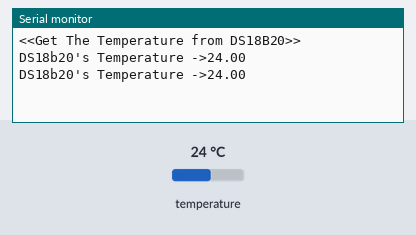
Recording of a sketch running on a simulated Arduino Uno, built with avr-gcc and run on an emulated ATmega328P. Shown: the last lines printed to the serial monitor. Wiring (inferred from the names in the program): DS18B20 sensor: data pin 7. The test bench sets the inputs (shaded band); at power-on: temperature 24 °C.

Above: at 5.8 s.
5.9 s: temperature set to 12 °C
At 10.8 s:
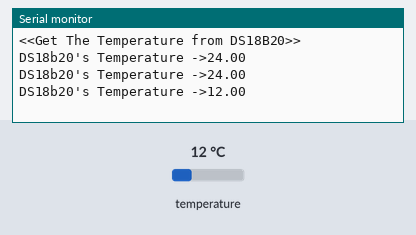
11.9 s: temperature set to 19 °C
At 16.3 s:
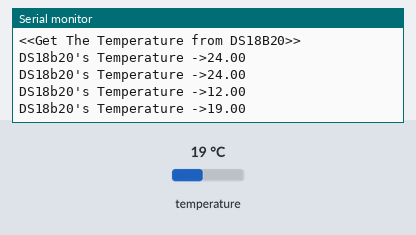
Timing chart, 0 to 17.8 s (numbered marks = the images above; inputs shaded):
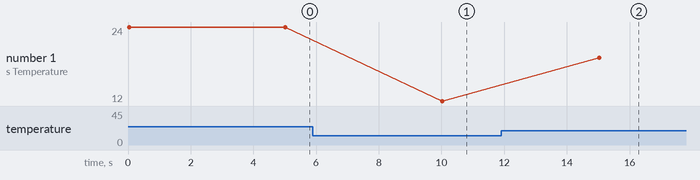

Measured:
- after the input at 5.9 s, the serial monitor: prints a new line after 4.1 s (image 1)
- after the input at 11.9 s, the serial monitor: prints a new line after 3.1 s (image 2)
- plotted number 1: 24 → 12 after the input at 5.9 s, 12 → 19 after the input at 11.9 s

The sketch:

my_ds18b20_pro_05_01_CRC.ino
```cpp
/**********************************************************************
 - 適用狀況：只能用於1台arduino連接1個DS18B20之狀態
 - 功能描述：可重置DS18B20及讀寫命令及取得溫度值
 - 詳細內容：不引用他人函數庫的情況下，讓Arduino與DS18B20於1對1的連接下，
 			能做資料讀寫之功能，順利取得溫度值並回饋訊息至串列埠螢幕中
 - 版本新增：讀取中間暫存器之資料
 - 主機版本：Arduino UNO R3
 *********************************************************************/
const uint8_t  g_dq_pin =7;             //Arduino數位腳位2接到DS18B20，DQ為Data input/output的縮寫
uint8_t scratchpad[9];
//ROM命令
#define Skip_ROM 			0xcc	//用於1對1時，省略每次作ROM序號確認程序

//RAM命令
#define Convert_T			0x44	//啟動溫度轉換
#define Read_Scratchpad		0xbe	//讀取暫存器值，有9個字元


void setup() {
	Serial.begin(9600);
	Serial.println("<<Get The Temperature from DS18B20>>");
}

void loop() {
	Serial.print("DS18b20's Temperature ->");
	Serial.println(getTempC());

	delay(5000);
}
uint8_t CheckSratchpadCRC()
{
	uint8_t chip_CRC=scratchpad[8];
	uint8_t check_CRC =0;
	for(int i = 0; i < 8; ++i)
	{
		check_CRC=ReCalculateCRC(check_CRC,scratchpad[i]);
	}


	//給務訊息回饋
	if(check_CRC==chip_CRC)
	{
		return 1;
	}
	else {
		Serial.println("ERROR:Read Data error");
		Serial.print("DS18B20_CRC -> 0x");
		Serial.println(scratchpad[8] , HEX);
		Serial.print("DataReCalculate_CRC -> 0x");
		Serial.println(check_CRC , HEX);
		return 0;
	}

	//if else簡化寫法
	// return ((check_CRC==chip_CRC) ? 1 : 0);

}

//此函式為Dallas使用CRC8=X8+X5+X4+1的檢測法
//CRC-Cyclic Redundancy Check

uint8_t ReCalculateCRC(uint8_t old_CRC,uint8_t input_byte) {
	uint8_t target_bit, rightmost_bit, polynomial_bit;
	for(int i = 0; i < 8; ++i)
	{
		rightmost_bit = old_CRC & 0x01; //&的運算是A&0=0,A&1=A
		target_bit = (input_byte >> i) & 0x01;
		//	polynomial_bit = (target_bit ^ rightmost_bit) & 0x01; //需要再&0x01嗎？
		polynomial_bit = target_bit ^ rightmost_bit ;
		old_CRC = old_CRC>>1;

		//若polynomial_bit為0其XOR的運算不會改變原來CRC之值
		//故只處理polynomial_bit為1的情況
		if(polynomial_bit)
		{
			//CRC MAXIM =1+X4+X5-->10001100-->0x8c
			old_CRC=old_CRC^0x8c;
		}
	}
	return old_CRC;
}

//讀取量測資料，並作CRC檢驗，當OK時，就傳回true
uint8_t FoundDataWarehouse()
{
	while(!CommandReset());     //重啟成功，再進行動作

	SendCommand(Skip_ROM);		//主機下0xcc命令（1對1的省略ROM確認作業）
	SendCommand(Convert_T);		//0x44啟動溫度轉換
	//方法1：
	//由於位元精度差異，其轉換時間93.75/187.5/375/750ms等四種變化，
	//先以最大值作延時設定，可以保證時間的充足
	//delay(750);

	//方法2：讀忙控制：參考Datasheet當DS18B20於轉換溫度資料時
	//若主機對它作讀取slot的動作，它將會持續於低電位(0)
	//直到它轉換完畢後，就能得到1
	while(! ReadSlot());

	//再次重啟，因為要作通訊作業
	while(!CommandReset());       	  //重啟成功，再進行動作
	SendCommand(Skip_ROM);		      //主機下0xcc命令（1對1的省略ROM確認作業）
	SendCommand(Read_Scratchpad);	  //0xBE溫度暫存器中的訊息（共9個字元）
	ShelveData();			         //將暫存器資料放上資料架上，供其他程式使用
	//PrintScratchpad();			//列印現有暫存器之資料

	return CheckSratchpadCRC();		 //檢查數據資料是否正確，以作為此次量測成功與否

}

void ShelveData() {
	for(int i = 0; i < 9; ++i)
	{
		noInterrupts();
		scratchpad[i]=ReadByte();
		interrupts();
	}
}

float getTempC()
{
	if(FoundDataWarehouse())	//讀取量測資料並建立基礎數據倉庫成功
	{
		return Caculate_Temperature(); //計算溫度並傳回溫度值
	}
	else {
		Serial.println("DataRead.....");
		return 999.99;
	}

}

/**************************************************************************
 * [溫度值轉換程序]
 * 1、正負值判定：當MSB>7，就是負值（將負值指標值設置為true）
 * 2、若為負值就進行補數運算：反相（~）後，再加1
 * 3、結合MSB及LSB成一個十六位元，並算出其整數
 * 4、乘上單位比例值0.0625
 * 5、若為負數時，加負數符號
 * 6、將溫度值傳回
 ************************************************************************/
float Caculate_Temperature()
{
	//前兩個字元就是溫度的訊息
	uint8_t temp_LSB = scratchpad[0];	  //第一個讀到的是低位
	uint8_t temp_MSB = scratchpad[1];      //第二個讀到的是高位
	boolean  fp_minus = false;	  	    //温度正負標誌：預設為false，因為通常為零度以上
	if(temp_MSB > 0x7f)  //當temp_MSB>7代表此溫度為負數值時，測到的數值需要先反相再加 1
	{
		fp_minus = true;					//溫度正負指標，負數時fg_Minus=0
		temp_MSB = ~temp_MSB;			 	//將temp_MSB中的每一位元反相（0、1互換）
		temp_LSB = ~temp_LSB + 1;
		//將temp_LSB中的每一位元反相（0、1互換），要記得加一，才能正確的反應其值
	}
	//以十六位元空箱來結合MSB及LSB
	uint16_t raw_temp =
	    (((uint16_t)temp_MSB) << 8) |     	//將MSB先用空的十六位元左移8個位元，等於乘256
	    (((uint16_t)temp_LSB));

	float fp_temp = raw_temp * 0.0625;
	//將十六位元的整數值再乘於0.0625的單位值，既得溫度值

	if(fp_minus) {fp_temp = -fp_temp;}	//當fp_minus是1，代表是負數，將溫度加上負號
	return fp_temp;
}

uint8_t ReadByte()
{
	uint8_t byte_in=0;
	for(uint8_t i = 0; i < 8; i++)
	{
		//此時所測到的電位，就是此位元的資料
		noInterrupts();
		if(ReadSlot()) {
			//看看此時主機線的電位狀況若為高位，就是1
			bitSet(byte_in, i); 		  //將byte_in第i個位元值，設置為1
		}
		else {
			bitClear(byte_in, i); 		//將byte_in第i個位元值，設置為0
		}
		interrupts();
	}
	return (byte_in);
}

uint8_t ReadSlot() {
	//one wire的設定是3,10,53
	//主廠建議：6/9/55（含步驟是4/8/55）亦可
	//me:調整為2/10/48
	//所以位置於12~13時為佳！這個時間點，才能判別0或1
	//讀時隙（Read Time Slot）步驟01：確保與上一個讀時序有1us的間隔
	noInterrupts();
	delayMicroseconds(1);
	//讀時隙（Read Time Slot）步驟02：啟始信號--拉低電位
	pinMode(g_dq_pin, OUTPUT);	      //轉為輸出，可達到高電位
	digitalWrite(g_dq_pin, LOW);	  //將電位拉低告訴DS18B20，主機已準備好了
	//讀時隙（Read Time Slot）步驟03：保持低電位最少1us
	delayMicroseconds(2);
	//讀時隙（Read Time Slot）步驟04：釋放線路電位
	pinMode(g_dq_pin, INPUT);		  //轉為輸入狀態，同時釋放線路
	//讀時隙（Read Time Slot）步驟05：等待時間，
	delayMicroseconds(10);			  //加前面的延時，約於12~13us時取樣
	//讀時隙（Read Time Slot）步驟06：讀取slot的電位值
	uint8_t fp=digitalRead(g_dq_pin);
	//讀時隙（Read Time Slot）步驟07：延時動作至少要60us
	interrupts();
	delayMicroseconds(55);			 //加上延時過渡此段作業時間60us
	return fp;
}

void SendCommand(uint8_t instruction)
{
	for(uint8_t i = 0; i < 8; i++) {
		noInterrupts();
		WriteSolt(bitRead(instruction, i));
		interrupts();
	}
}

void WriteSolt(uint8_t order_bit)
{
	if(order_bit) {   	    //當值為1時的處理，
		noInterrupts();
		pinMode(g_dq_pin, OUTPUT);      //先將pin腳改為輸出狀態
		digitalWrite(g_dq_pin, LOW);    //將電位拉低，等於通知DS18B20要do something
		delayMicroseconds(10); 		    //至少要等待1us，但於15us前轉為高電位
		pinMode(g_dq_pin, INPUT);	    //將接收轉成INPUT狀態，轉為高電位
		interrupts();
		delayMicroseconds(60);		    //加前段的延時至少等待60us過此周期
	}
	else { 							   //當寫入值為'0'時，Tx拉低電位時段60~120us
		noInterrupts();
		pinMode(g_dq_pin, OUTPUT);	   //先轉為輸出狀態
		digitalWrite(g_dq_pin, LOW);   //將電位輸出低電位
		delayMicroseconds(65);         //靜靜的等待DS18B20來讀取資料
		pinMode(g_dq_pin, INPUT);      //釋放電位控制轉回輸入狀態
		interrupts();
		delayMicroseconds(5);		   //等待上拉電阻將電位復位為HIGH
	}
}

uint8_t CommandReset()
{
	TxReset();
	noInterrupts();
	uint8_t f=RxResult();
	interrupts();
	ThroughRx();
	//Serial.print("Reset==>");
	//Serial.println(f);
	return f;
}

void TxReset() {
	uint16_t time_keep_low = 480;
	noInterrupts();
	//Tx階段：Step 1.主機發送重置脈沖
	pinMode(g_dq_pin, OUTPUT);
	//Tx階段：Step 2.主機拉低電位
	digitalWrite(g_dq_pin, LOW);
	interrupts();
	//Tx階段：Step 3.主機持續於低電位
	delayMicroseconds(time_keep_low);
	//Tx階段：Step 4.主機釋放電位控制，轉為輸入狀態
	pinMode(g_dq_pin, INPUT);
}

uint8_t RxResult() {
	uint8_t time_wait_read=70;
	//Rx階段：Step 5.延時並讀取DS18B20回應電位值
	delayMicroseconds(time_wait_read);
	return !digitalRead(g_dq_pin);
}

void ThroughRx() {
	//Rx階段：Step 6.延時並讓其超過Rx的480us時間

	//方法1：讓其自然超過Master最長的Rx週期
	uint16_t time_through =410;
	delayMicroseconds(time_through);

	//方法2：
	//當DS18B20仍在回應（低電位）就停於此，等其拉高就返回
	//while(!digitalRead(g_dq_pin));
}


void PrintScratchpad() {
	Serial.println("");
	Serial.println("DS18b20's scratchpad Data ->");

	Serial.print("LSB -> 0x");
	Serial.print(scratchpad[0],HEX);
	Serial.println("");

	Serial.print("MSB -> 0x");
	Serial.print(scratchpad[1],HEX);
	Serial.println("");

	Serial.print("TH REGISTER -> 0x");
	Serial.print(scratchpad[2],HEX);
	Serial.println("");

	Serial.print("TL REGISTER -> 0x");
	Serial.print(scratchpad[3],HEX);
	Serial.println("");

	Serial.print("Configuration Register -> 0x");
	Serial.print(scratchpad[4],HEX);
	Serial.println("");

	for(int i = 5; i < 8; ++i)
	{
		Serial.print("RESERVED ");
		Serial.print(i-4);
		Serial.print(" -> 0x");
		Serial.print(scratchpad[i],HEX);
		Serial.println("");
	}

	Serial.print("CRC -> 0x");
	Serial.print(scratchpad[8],HEX);
	Serial.println("");
	Serial.println("");

}
```
